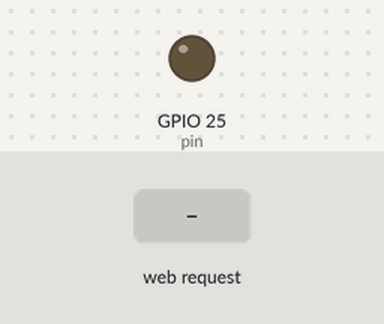
This sketch was run on a simulated ESP32. Parts: output pins drawn as LEDs (lit = HIGH). The test bench sets the inputs (shaded band). WiFi joins after 1.5 s; servers stay silent unless stated; what the sketch prints to the serial monitor is not drawn.

Above: at 2.7 s.
2.8 s: HTTP request GET /H received
At 3.5 s:
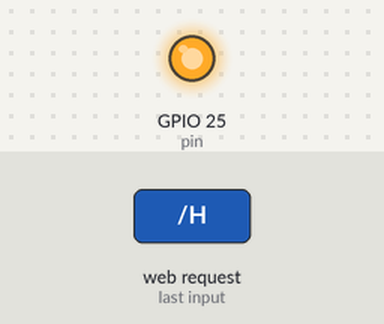
4.3 s: HTTP request GET /L received
At 4.7 s:
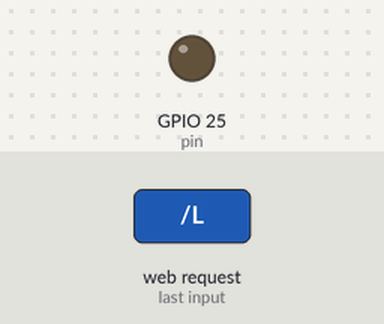
Timing chart, 0 to 7.3 s (numbered marks = the images above; inputs shaded):
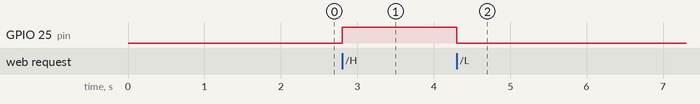

The sketch:

index.ino
```cpp
#include <Arduino.h>
#include <WiFi.h>

const char *ssid = "OPPOA17";
const char *password = "Manoj@123";
int pin = 25;
NetworkServer server(80);

void setup() {
  Serial.begin(115200);
  pinMode(pin, OUTPUT);  // set the LED pin mode

  delay(10);

  // We start by connecting to a WiFi network

  Serial.println();
  Serial.println();
  Serial.print("Connecting to ");
  Serial.println(ssid);

  WiFi.begin(ssid, password);

  while (WiFi.status() != WL_CONNECTED) {
    delay(500);
    Serial.print(".");
  }

  Serial.println("");
  Serial.println("WiFi connected.");
  Serial.println("IP address: ");
  Serial.println(WiFi.localIP());

  server.begin();
}

void loop() {
  NetworkClient client = server.accept();  // listen for incoming clients

  if (client) {                     // if you get a client,
    Serial.println("New Client.");  // print a message out the serial port
    String currentLine = "";        // make a String to hold incoming data from the client
    while (client.connected()) {    // loop while the client's connected
      if (client.available()) {     // if there's bytes to read from the client,
        char c = client.read();     // read a byte, then
        Serial.write(c);            // print it out the serial monitor
        if (c == '\n') {            // if the byte is a newline character

          // if the current line is blank, you got two newline characters in a row.
          // that's the end of the client HTTP request, so send a response:
          if (currentLine.length() == 0) {
            // HTTP headers always start with a response code (e.g. HTTP/1.1 200 OK)
            // and a content-type so the client knows what's coming, then a blank line:
            client.println("HTTP/1.1 200 OK");
            client.println("Content-type:text/html");
            client.println();

            // the content of the HTTP response follows the header:
          client.print(R"rawliteral(
<!DOCTYPE html><html><head>
<meta name="viewport" content="width=device-width, initial-scale=1">
<style>
  body { font-family: system-ui, sans-serif; background: #0f172a; color: #f8fafc; display: flex; justify-content: center; align-items: center; min-height: 100vh; margin: 0; }
  .card { background: #1e293b; padding: 2rem; border-radius: 1rem; box-shadow: 0 10px 25px rgba(0,0,0,0.5); text-align: center; width: 85%; max-width: 320px; }
  h2 { margin-top: 0; }
  .btn { display: block; width: 100%; padding: 0.8rem 0; margin: 0.75rem 0; border-radius: 0.5rem; color: #fff; text-decoration: none; font-weight: bold; font-size: 1.1rem; }
  .btn-on { background: #22c55e; }
  .btn-off { background: #ef4444; }
</style>
</head><body>
  <div class="card">
    <h2>Relay 1 Control</h2>
    <a href="/H" class="btn btn-on">TURN ON</a>
    <a href="/L" class="btn btn-off">TURN OFF</a>
  </div>
</body></html>
)rawliteral");
            // The HTTP response ends with another blank line:
            client.println();
            // break out of the while loop:
            break;
          } else {  // if you got a newline, then clear currentLine:
            currentLine = "";
          }
        } else if (c != '\r') {  // if you got anything else but a carriage return character,
          currentLine += c;      // add it to the end of the currentLine
        }

        // Check to see if the client request was "GET /H" or "GET /L":
        if (currentLine.endsWith("GET /H")) {
          digitalWrite(pin, HIGH);  // GET /H turns the LED on
        }
        if (currentLine.endsWith("GET /L")) {
          digitalWrite(pin, LOW);  // GET /L turns the LED off
        }
      }
    }
    // close the connection:
    client.stop();
    Serial.println("Client Disconnected.");
  }
}
```

Measured:
- after the input at 2.8 s, GPIO 25 (pin): LOW → HIGH at once
- after the input at 4.3 s, GPIO 25 (pin): HIGH → LOW at once
